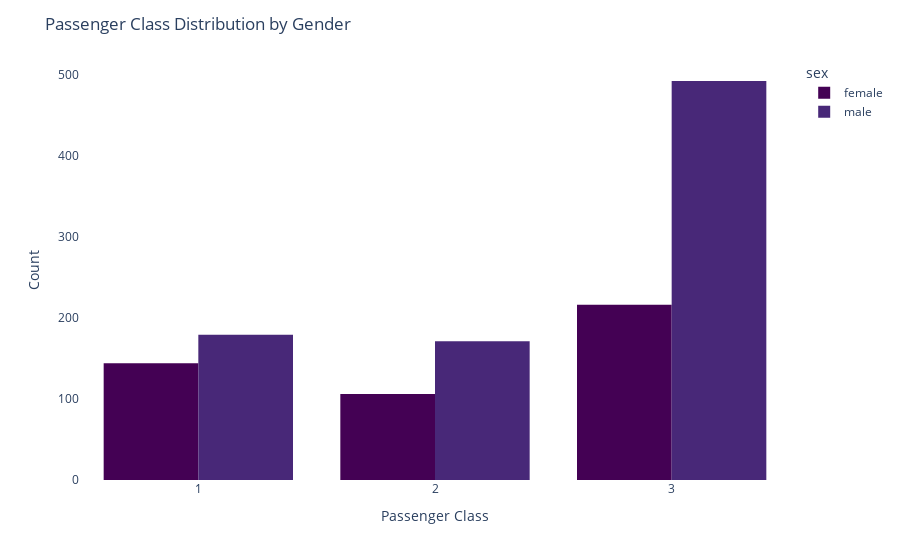

Source (notebook cell):
### Markdown cell above
### 7.2 Survived Passenger's By Sex <a id=5.2.1></a>

### Code cell
fig = px.histogram(
    df,
    x="pclass",
    color="sex",
    barmode="group",  
    color_discrete_sequence=px.colors.sequential.Viridis
)

fig.update_layout(
    title="Passenger Class Distribution by Gender",
    xaxis_title="Passenger Class",
    yaxis_title="Count",
    plot_bgcolor="white"
)

fig.show()

### Figure 1 — Plotly figure (JSON) as saved in the notebook; plotly's stock layout.template omitted (floating-point values rounded to 4 significant figures; data arrays with more than 128 entries replaced by an {"elided": "..."} marker saying what was removed)
{"data": [{"alignmentgroup": "True", "bingroup": "x", "hovertemplate": "sex=female<br>pclass=%{x}<br>count=%{y}<extra></extra>", "legendgroup": "female", "marker": {"color": "#440154", "pattern": {"shape": ""}}, "name": "female", "offsetgroup": "female", "orientation": "v", "showlegend": true, "type": "histogram", "x": {"elided": "466 int values"}, "xaxis": "x", "yaxis": "y"}, {"alignmentgroup": "True", "bingroup": "x", "hovertemplate": "sex=male<br>pclass=%{x}<br>count=%{y}<extra></extra>", "legendgroup": "male", "marker": {"color": "#482878", "pattern": {"shape": ""}}, "name": "male", "offsetgroup": "male", "orientation": "v", "showlegend": true, "type": "histogram", "x": {"elided": "842 int values"}, "xaxis": "x", "yaxis": "y"}], "layout": {"barmode": "group", "legend": {"title": {"text": "sex"}, "tracegroupgap": 0}, "margin": {"t": 60}, "plot_bgcolor": "white", "title": {"text": "Passenger Class Distribution by Gender"}, "xaxis": {"anchor": "y", "domain": [0, 1], "title": {"text": "Passenger Class"}}, "yaxis": {"anchor": "x", "domain": [0, 1], "title": {"text": "Count"}}}}
